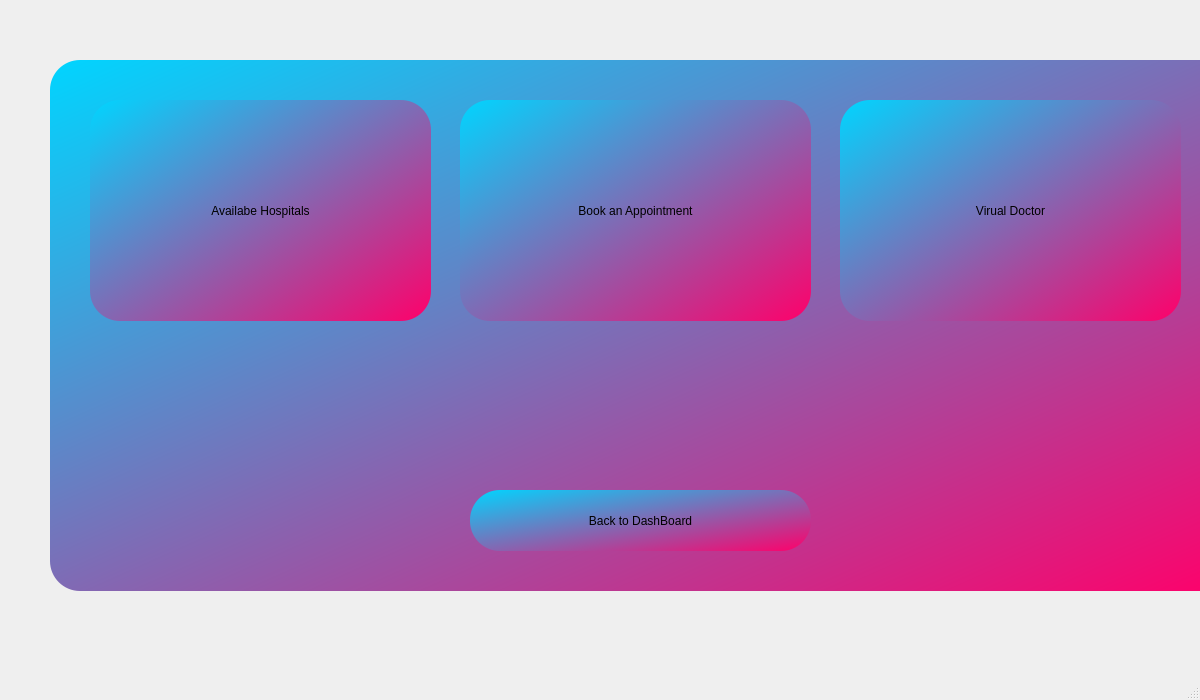
<?xml version="1.0" encoding="UTF-8"?>
<ui version="4.0">
 <class>HospDash</class>
 <widget class="QMainWindow" name="HospDash">
  <property name="geometry">
   <rect>
    <x>0</x>
    <y>0</y>
    <width>1200</width>
    <height>700</height>
   </rect>
  </property>
  <property name="windowTitle">
   <string>MainWindow</string>
  </property>
  <widget class="QWidget" name="centralwidget">
   <widget class="QGroupBox" name="groupBox">
    <property name="geometry">
     <rect>
      <x>50</x>
      <y>60</y>
      <width>1181</width>
      <height>531</height>
     </rect>
    </property>
    <property name="styleSheet">
     <string notr="true">background-color: qlineargradient(spread:reflect, x1:0, y1:0, x2:1, y2:1, stop:0 rgba(0, 213, 255, 255), stop:1 rgba(255, 0, 106, 255));
border-radius: 30px;</string>
    </property>
    <property name="title">
     <string/>
    </property>
    <widget class="QPushButton" name="pushVirtualdoctor">
     <property name="geometry">
      <rect>
       <x>790</x>
       <y>40</y>
       <width>341</width>
       <height>221</height>
      </rect>
     </property>
     <property name="sizePolicy">
      <sizepolicy hsizetype="Minimum" vsizetype="Preferred">
       <horstretch>0</horstretch>
       <verstretch>0</verstretch>
      </sizepolicy>
     </property>
     <property name="text">
      <string>Virual Doctor</string>
     </property>
    </widget>
    <widget class="QPushButton" name="pushAppointment">
     <property name="geometry">
      <rect>
       <x>410</x>
       <y>40</y>
       <width>351</width>
       <height>221</height>
      </rect>
     </property>
     <property name="sizePolicy">
      <sizepolicy hsizetype="Minimum" vsizetype="Preferred">
       <horstretch>0</horstretch>
       <verstretch>0</verstretch>
      </sizepolicy>
     </property>
     <property name="text">
      <string>Book an Appointment</string>
     </property>
    </widget>
    <widget class="QPushButton" name="pushHospitals">
     <property name="geometry">
      <rect>
       <x>40</x>
       <y>40</y>
       <width>341</width>
       <height>221</height>
      </rect>
     </property>
     <property name="sizePolicy">
      <sizepolicy hsizetype="Minimum" vsizetype="Preferred">
       <horstretch>0</horstretch>
       <verstretch>0</verstretch>
      </sizepolicy>
     </property>
     <property name="text">
      <string>Availabe Hospitals</string>
     </property>
    </widget>
    <widget class="QPushButton" name="pushDashboard">
     <property name="geometry">
      <rect>
       <x>420</x>
       <y>430</y>
       <width>341</width>
       <height>61</height>
      </rect>
     </property>
     <property name="sizePolicy">
      <sizepolicy hsizetype="Minimum" vsizetype="Preferred">
       <horstretch>0</horstretch>
       <verstretch>0</verstretch>
      </sizepolicy>
     </property>
     <property name="text">
      <string>Back to DashBoard</string>
     </property>
    </widget>
   </widget>
  </widget>
  <widget class="QMenuBar" name="menubar">
   <property name="geometry">
    <rect>
     <x>0</x>
     <y>0</y>
     <width>1200</width>
     <height>17</height>
    </rect>
   </property>
  </widget>
  <widget class="QStatusBar" name="statusbar"/>
 </widget>
 <resources/>
 <connections/>
</ui>
